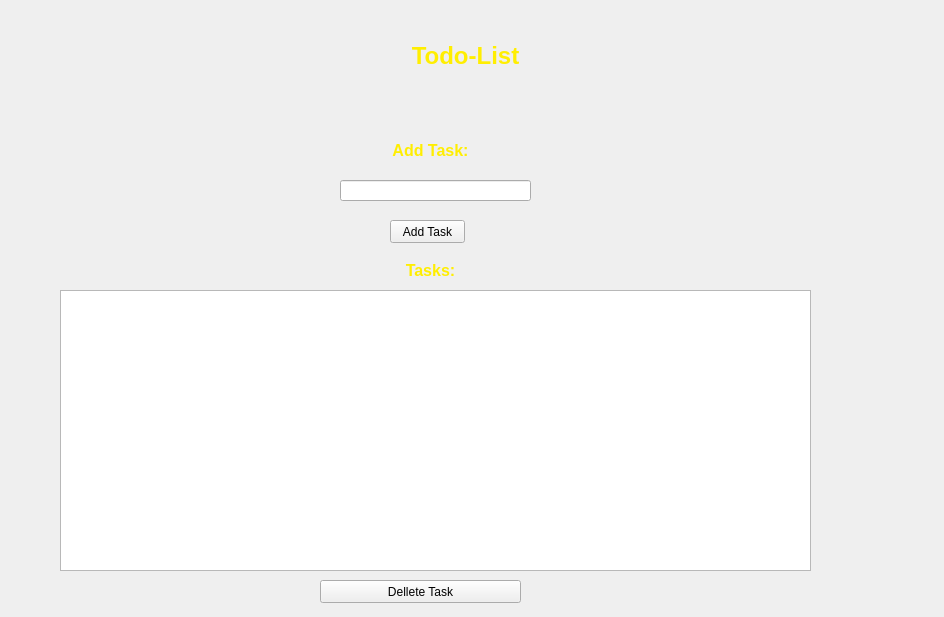
<?xml version="1.0" encoding="UTF-8"?>
<ui version="4.0">
 <class>MainWindow</class>
 <widget class="QMainWindow" name="MainWindow">
  <property name="geometry">
   <rect>
    <x>0</x>
    <y>0</y>
    <width>944</width>
    <height>617</height>
   </rect>
  </property>
  <property name="windowTitle">
   <string>MainWindow</string>
  </property>
  <widget class="QWidget" name="centralwidget">
   <property name="layoutDirection">
    <enum>Qt::LeftToRight</enum>
   </property>
   <property name="autoFillBackground">
    <bool>false</bool>
   </property>
   <widget class="QLabel" name="background">
    <property name="geometry">
     <rect>
      <x>0</x>
      <y>-20</y>
      <width>941</width>
      <height>641</height>
     </rect>
    </property>
    <property name="text">
     <string/>
    </property>
    <property name="pixmap">
     <pixmap>13167.jpg</pixmap>
    </property>
   </widget>
   <widget class="QListWidget" name="listWidget">
    <property name="geometry">
     <rect>
      <x>60</x>
      <y>290</y>
      <width>751</width>
      <height>281</height>
     </rect>
    </property>
   </widget>
   <widget class="QLabel" name="addtask_2">
    <property name="geometry">
     <rect>
      <x>380</x>
      <y>250</y>
      <width>101</width>
      <height>41</height>
     </rect>
    </property>
    <property name="font">
     <font>
      <pointsize>12</pointsize>
      <weight>75</weight>
      <bold>true</bold>
     </font>
    </property>
    <property name="styleSheet">
     <string notr="true">color: qlineargradient(spread:pad, x1:1, y1:0.364, x2:0, y2:0.017, stop:0 rgba(255, 238, 1, 255), stop:0.98 rgba(155, 90, 255, 255), stop:1 rgba(0, 0, 0, 0));</string>
    </property>
    <property name="text">
     <string>Tasks:</string>
    </property>
    <property name="alignment">
     <set>Qt::AlignCenter</set>
    </property>
   </widget>
   <widget class="QLabel" name="tdlst">
    <property name="geometry">
     <rect>
      <x>340</x>
      <y>20</y>
      <width>251</width>
      <height>71</height>
     </rect>
    </property>
    <property name="font">
     <font>
      <pointsize>18</pointsize>
      <weight>75</weight>
      <bold>true</bold>
     </font>
    </property>
    <property name="styleSheet">
     <string notr="true">color: qlineargradient(spread:pad, x1:1, y1:0.364, x2:0, y2:0.017, stop:0 rgba(255, 238, 1, 255), stop:0.98 rgba(155, 90, 255, 255), stop:1 rgba(0, 0, 0, 0));</string>
    </property>
    <property name="text">
     <string>Todo-List</string>
    </property>
    <property name="alignment">
     <set>Qt::AlignCenter</set>
    </property>
   </widget>
   <widget class="QLineEdit" name="lineEdit">
    <property name="geometry">
     <rect>
      <x>340</x>
      <y>180</y>
      <width>191</width>
      <height>21</height>
     </rect>
    </property>
   </widget>
   <widget class="QLabel" name="addtask">
    <property name="geometry">
     <rect>
      <x>380</x>
      <y>130</y>
      <width>101</width>
      <height>41</height>
     </rect>
    </property>
    <property name="font">
     <font>
      <pointsize>12</pointsize>
      <weight>75</weight>
      <bold>true</bold>
     </font>
    </property>
    <property name="styleSheet">
     <string notr="true">color: qlineargradient(spread:pad, x1:1, y1:0.364, x2:0, y2:0.017, stop:0 rgba(255, 238, 1, 255), stop:0.98 rgba(155, 90, 255, 255), stop:1 rgba(0, 0, 0, 0));</string>
    </property>
    <property name="text">
     <string>Add Task:</string>
    </property>
    <property name="alignment">
     <set>Qt::AlignCenter</set>
    </property>
   </widget>
   <widget class="QPushButton" name="pushButton">
    <property name="geometry">
     <rect>
      <x>390</x>
      <y>220</y>
      <width>75</width>
      <height>23</height>
     </rect>
    </property>
    <property name="text">
     <string>Add Task</string>
    </property>
   </widget>
   <widget class="QPushButton" name="pushButton_2">
    <property name="geometry">
     <rect>
      <x>320</x>
      <y>580</y>
      <width>201</width>
      <height>23</height>
     </rect>
    </property>
    <property name="text">
     <string>Dellete Task</string>
    </property>
   </widget>
  </widget>
 </widget>
 <resources/>
 <connections/>
</ui>
